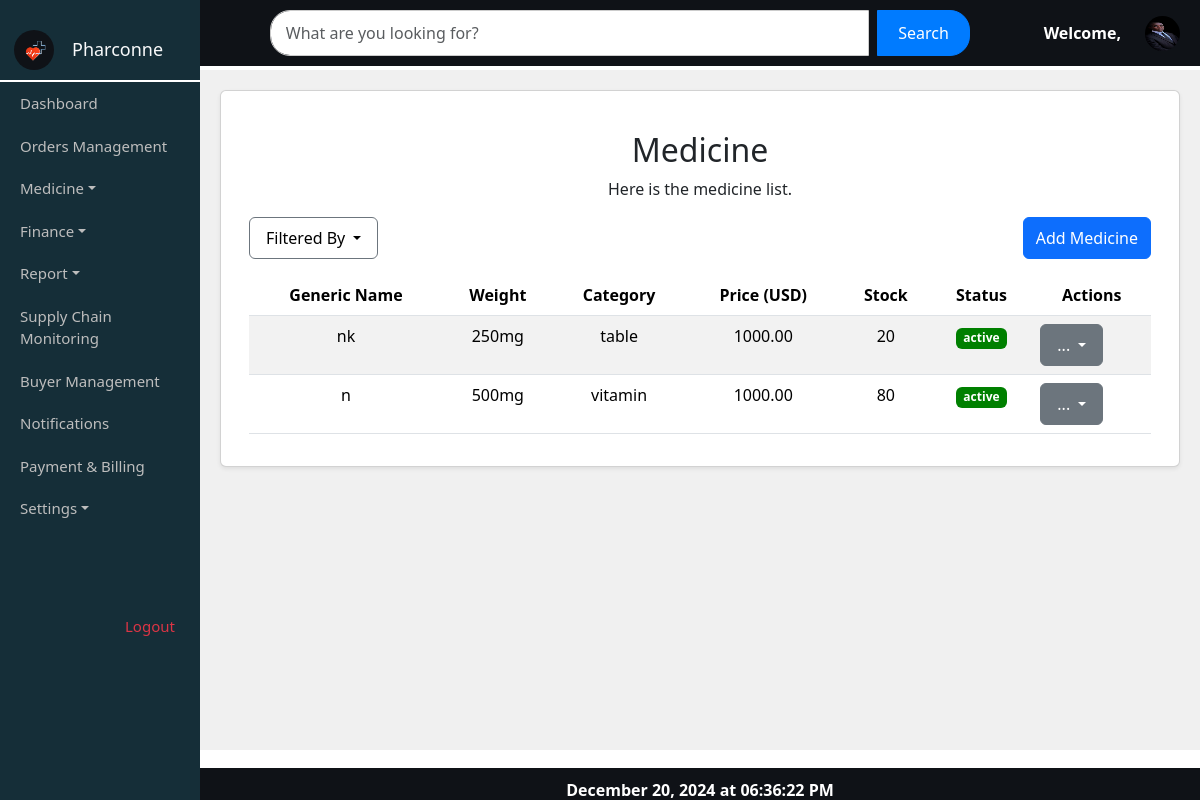
/medicineview/, run on the app's committed database.
### myapp/models.py (models this page shows, shortened)
class Pmedstock(models.Model):
    STATUS_CHOICES = [
        ('active', 'Active'),
        ('inactive', 'Inactive'),
    ]
    pharmacy = models.ForeignKey(Pharmacy, on_delete=models.CASCADE, related_name='addmedicine', null=True, blank=True)
    name = models.CharField(max_length=255)
    generic_name = models.CharField(max_length=255)
    sku = models.CharField(max_length=100, unique=True)
    weight = models.CharField(max_length=100)
    category = models.CharField(max_length=100)  # You can also use a ForeignKey if you have a Category model
    manufacturer = models.CharField(max_length=255)
    price = models.DecimalField(max_digits=10, decimal_places=2)
    manufacturer_price = models.DecimalField(max_digits=10, decimal_places=2)
    expire_date = models.DateField()
    stock = models.PositiveIntegerField()
    status = models.CharField(max_length=10, choices=STATUS_CHOICES)
    details = models.TextField()

### myapp/views.py (the view)
# urls.py: path('medicineview/', views.medview, name='medicineview'),
def medview(request):
    data = Pmedstock.objects.all()
    return render(request, 'myapp/medicineview.html', {
        'data': data
    })

### myapp/templates/myapp/medicineview.html (shortened to what this page needs)
{% extends 'myapp/userhome.html' %}
{% load static %}
{% block content %}
<div class="content-container">
    <div class="message-container">
        <div class="card shadow-sm mb-4">
            <div class="card-body">
                <div class="container">
                    <h2 class="mt-4">Medicine</h2>
                    <p>Here is the medicine list.</p>
                    <div class="table-container">
                        <div class="d-flex justify-content-between mb-3">
                            <div class="dropdown me-2">
                                <button class="btn btn-outline-secondary dropdown-toggle" type="button" onclick="toggleFilterDropdown(event)" style="color: black;">
                                    Filtered By
                                </button>
                            </div>
                            <button class="btn btn-primary btn-add" onclick="window.location.href='{% url 'pharmaddmedicine' %}'">Add Medicine</button>
                        </div>
                        <table class="table table-striped" id="medicineTable">
                            <thead>
                                <tr>
                                    <th scope="col">Generic Name</th>
                                    <th scope="col">Weight</th>
                                    <th scope="col">Category</th>
                                    <th scope="col">Price (USD)</th>
                                    <th scope="col">Stock</th>
                                    <th scope="col">Status</th>
                                    <th scope="col">Actions</th>
                                </tr>
                            </thead>
                            <tbody>
                                {% for medicine in data %}
                                    <tr>
                                        <td>{{ medicine.generic_name }}</td>
                                        <td>{{ medicine.weight }}</td>
                                        <td>{{ medicine.category }}</td>
                                        <td>{{ medicine.price }}</td>
                                        <td>{{ medicine.stock }}</td>
                                        <td>
                                            <span class="badge" style="background-color: {% if medicine.status == 'active' %}green{% else %}red{% endif %}; color: white;">
                                                {{ medicine.status }}
                                            </span>
                                        </td>
                                        <td>
                                            <div class="dropdown">
                                                <button class="btn btn-secondary dropdown-toggle" type="button" onclick="toggleDropdown(event)">
                                                    ...
                                                </button>
                                            </div>
                                        </td>
                                    </tr>
                                {% empty %}
                                    <tr>
                                        <td colspan="7" class="text-center">No medicines available.</td>
                                    </tr>
                                {% endfor %}
                            </tbody>
                        </table>
                    </div>
                </div>
            </div>
        </div>
    </div>
</div>
{% endblock %}

### myapp/static/myapp/css/pharmacy_list.css (style rules this page uses)
body { margin: 0; padding: 0; overflow: hidden; }
.content-container { position: absolute; top: 70px; left: 16.666%; right: 0; bottom: 50px; overflow-y: auto; padding: 20px; background-color: #f0f0f0; }
.message-container { text-align: center; background-color: #f8f9fa; background-size: cover; border-radius: 10px; min-height: 300px; }

### myapp/templates/myapp/userhome.html (style rules this page uses)
.dropdown-toggle { color: #fff; text-decoration: none; display: block; padding: 0.5em 1em; }

### data on the page
Pmedstock: generic_name "nk", weight "250mg", category "table", price "1000.00", stock "20", status "active"
Pmedstock: generic_name "n", weight "500mg", category "vitamin", price "1000.00", stock "80", status "active"
